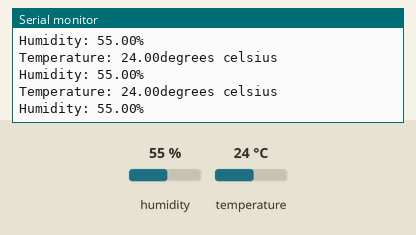
Bench run of a sketch on a simulated ESP8266 (NodeMCU). Shown: the last lines printed to the serial monitor. The test bench sets the inputs (shaded band); at power-on: humidity 55 %, temperature 24 °C. WiFi joins after 1.5 s; servers stay silent unless stated.

Above: at 3.0 s.
3.1 s: humidity set to 22 %
At 3.89 s:
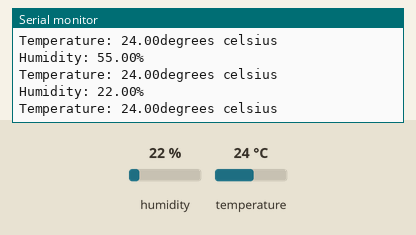
9.1 s: temperature set to 12 °C
At 10.02 s:
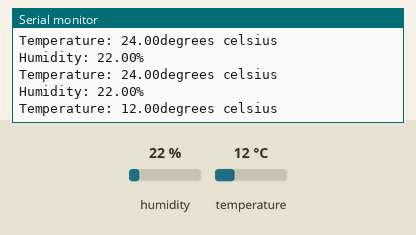
15.1 s: humidity set to 40 %
At 16.14 s:
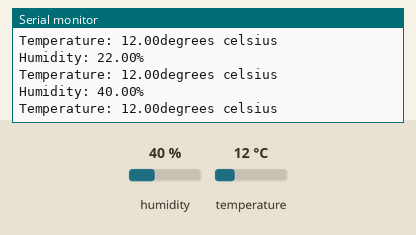
Timing chart, 0 to 18.1 s (numbered marks = the images above; inputs shaded):
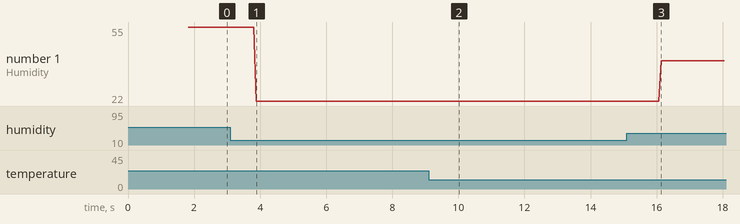

Measured:
- after the input at 3.1 s, the serial monitor: prints a new line after 0.79 s (image 1)
- after the input at 9.1 s, the serial monitor: prints a new line after 0.91 s (image 2)
- after the input at 15.1 s, the serial monitor: prints a new line after 1.0 s (image 3)
- plotted number 1: 55 → 22 after the input at 3.1 s, 22 → 40 after the input at 15.1 s

The sketch:

sketch_sep8a.ino
```cpp
#define BLYNK_TEMPLATE_ID "TMPL3cSOPj0Pq"
#define BLYNK_TEMPLATE_NAME "iot project"
#define BLYNK_AUTH_TOKEN "H5iLXkZm_Rv-aY0ntBBfqDdI-xwVNeVx"

#include <DHT.h>
#include <BlynkSimpleEsp8266.h>

#define DHTPIN 4 //data pin is connected to d2 on dhp
#define DHTTYPE DHT11 // name the sensor as an object

char auth[] = "H5iLXkZm_Rv-aY0ntBBfqDdI-xwVNeVx";
char ssid[] = "S";
char pass[] = "12345678";

DHT dht(DHTPIN, DHTTYPE);


void setup ()
{
  Serial.begin(9600);
  Serial.println("DHT test Successfull!");
  Blynk.begin(auth,ssid,pass);
  Serial.println("Blynk connected successfully");
  dht.begin();
}

void loop()
{
  float h=dht.readHumidity();
  float t=dht.readTemperature();
  float f=dht.readTemperature(true);
  if (isnan(h)|| isnan(t)|| isnan (f))
  {
    Serial.println("something is not working as intended");
    return;
  }
  Serial.print("Humidity: ");
  Serial.print(h);
  Serial.println("%");
  Serial.print("Temperature: ");
  Serial.print(t);
  Serial.println("degrees celsius");
  Blynk.virtualWrite(V0, t);
  Blynk.virtualWrite(V1, h);
}
```
